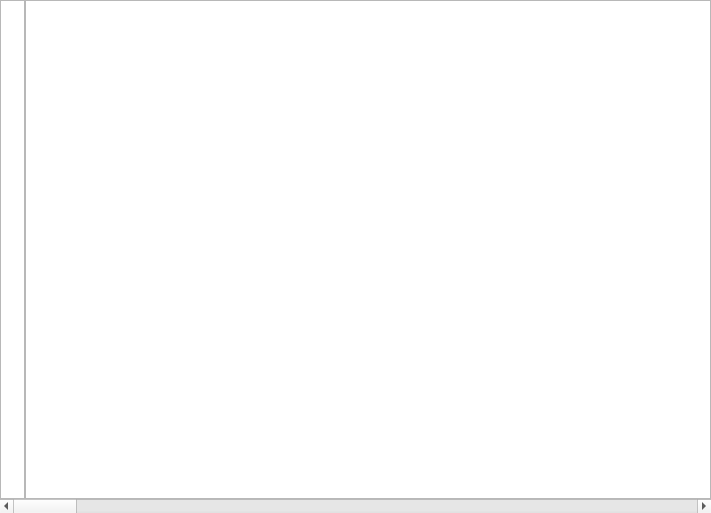
<?xml version="1.0" encoding="UTF-8"?>
<ui version="4.0">
 <class>MyTextEdit</class>
 <widget class="QWidget" name="MyTextEdit">
  <property name="geometry">
   <rect>
    <x>0</x>
    <y>0</y>
    <width>711</width>
    <height>513</height>
   </rect>
  </property>
  <property name="windowTitle">
   <string>Form</string>
  </property>
  <layout class="QVBoxLayout" name="verticalLayout">
   <property name="spacing">
    <number>0</number>
   </property>
   <property name="leftMargin">
    <number>0</number>
   </property>
   <property name="topMargin">
    <number>0</number>
   </property>
   <property name="rightMargin">
    <number>0</number>
   </property>
   <property name="bottomMargin">
    <number>0</number>
   </property>
   <item>
    <layout class="QHBoxLayout" name="horizontalLayout">
     <property name="spacing">
      <number>0</number>
     </property>
     <item>
      <widget class="QTextBrowser" name="textBrowser">
       <property name="maximumSize">
        <size>
         <width>25</width>
         <height>16777215</height>
        </size>
       </property>
       <property name="verticalScrollBarPolicy">
        <enum>Qt::ScrollBarAlwaysOff</enum>
       </property>
       <property name="horizontalScrollBarPolicy">
        <enum>Qt::ScrollBarAlwaysOff</enum>
       </property>
      </widget>
     </item>
     <item>
      <widget class="QTextEdit" name="textEdit">
       <property name="horizontalScrollBarPolicy">
        <enum>Qt::ScrollBarAlwaysOff</enum>
       </property>
       <property name="lineWrapMode">
        <enum>QTextEdit::NoWrap</enum>
       </property>
      </widget>
     </item>
    </layout>
   </item>
   <item>
    <widget class="QScrollBar" name="horizontalScrollBar">
     <property name="orientation">
      <enum>Qt::Horizontal</enum>
     </property>
    </widget>
   </item>
  </layout>
 </widget>
 <resources/>
 <connections/>
</ui>
